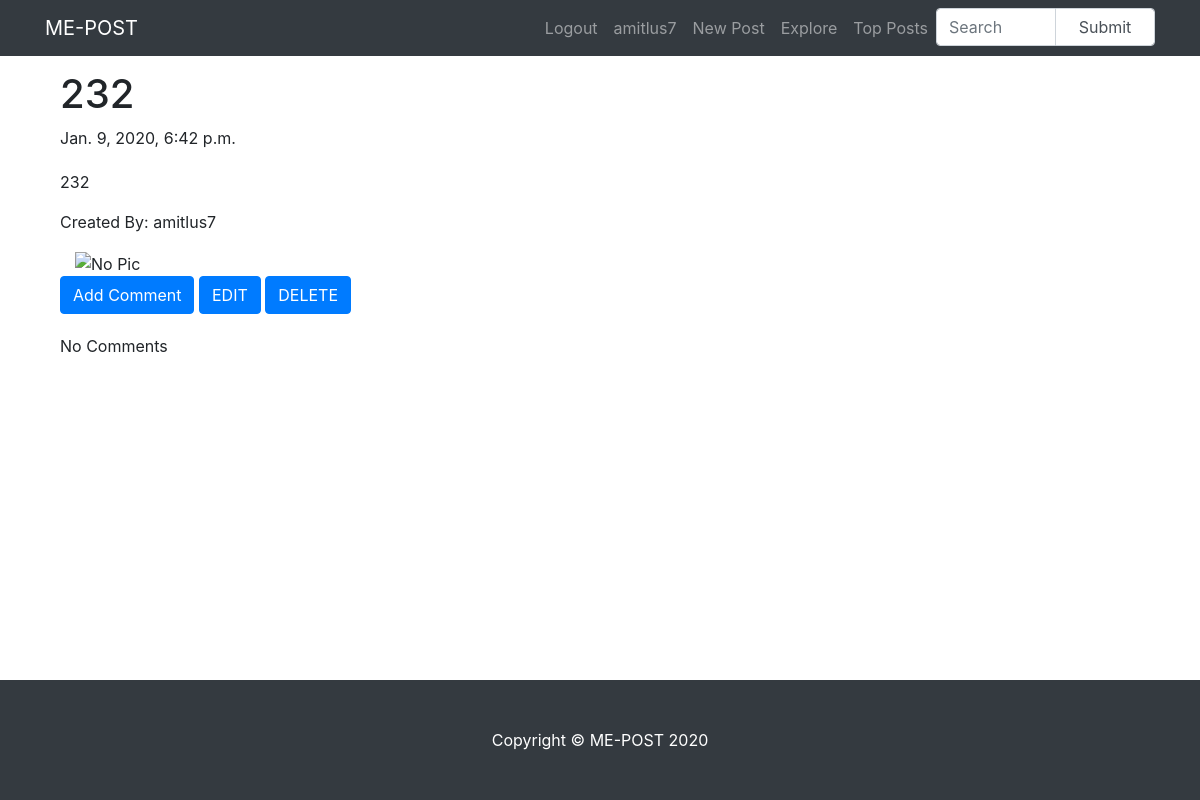
The app's page /post/8/ (signed in), older data.
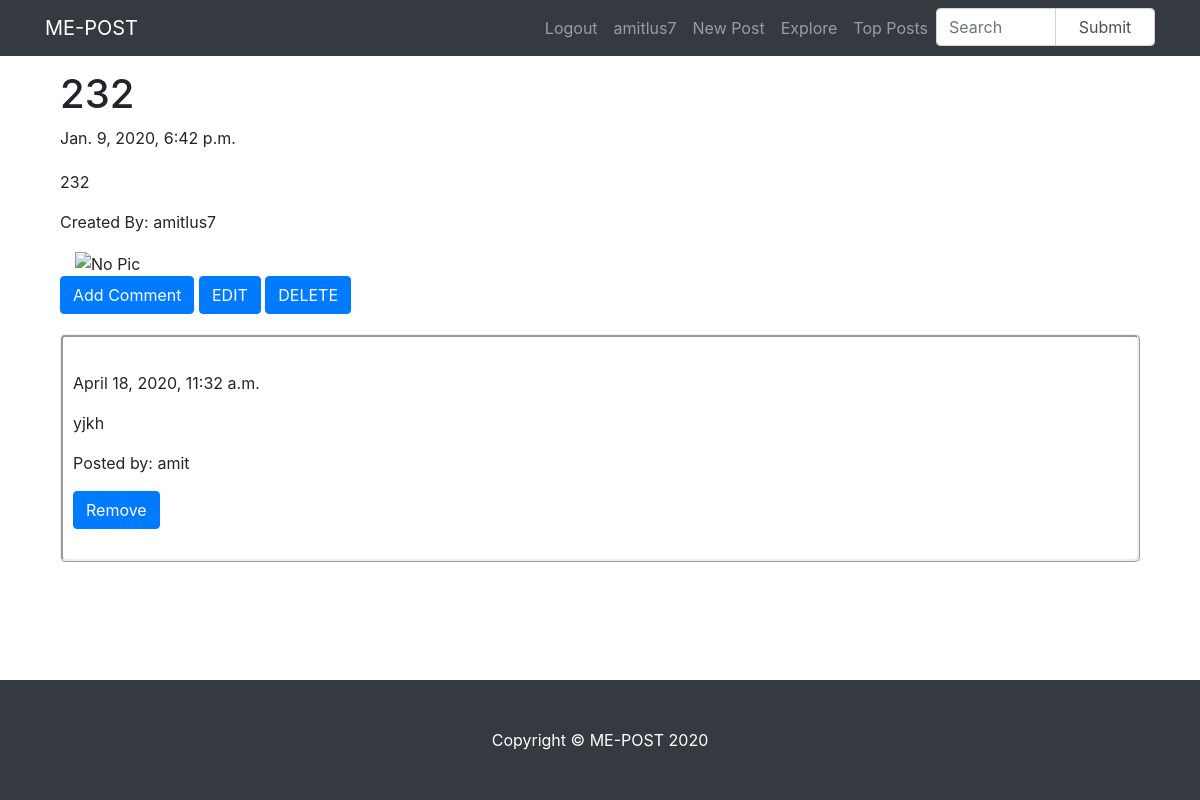
The same page, newer data.
### TheApp/models.py (models this page shows, shortened)
class Comment(models.Model):
    post = models.ForeignKey(Post, related_name='comments', on_delete = models.CASCADE)
    author = models.CharField(max_length=200)
    text = models.TextField()
    create_date = models.DateTimeField(default=timezone.now)
    approved_comment = models.BooleanField(default=False)# הסיבה שלא מחקתי את השדה הזה היא כי אני לא רוצה להרוס את כל הקוד כי הבסיס נתונים כבר נוצר

### TheApp/views.py (the view)
# urls.py: path('post/<int:pk>/', views.PostDetailView.as_view(), name='post_detail'),
class PostDetailView(LoginRequiredMixin, DetailView):
    model = Post
    def get_context_data(self, **kwargs):
        context = super(DetailView, self).get_context_data(**kwargs)
        obj = self.get_object()
        obj.post_views = obj.post_views + 1
        obj.save()
        return context

### templates/TheApp/post_detail.html
{% extends "TheApp/base.html" %}
{% load static %}
{% block body_block %}
<div class="container" style="margin-top:70px; margin-bottom:20px;">
  <h1>{{post.title}}</h1>
<div style="margin-bottom:20px;">{{ post.create_date }}</div>
<p>{{ post.text }}</p>
<p>Created By: {{ post.author }}</p>
<div class="container">
  <img style="height: 7px;
    width: 10px;" src="{{ post.userprofileinfo_set.profile_pic.url }}" alt="No Pic">
</div>
{% if user.is_authenticated %}
  <a class='btn btn-primary btn-comment' href="{% url 'TheApp:add_comment_to_post' pk=post.pk %}">Add Comment</a>
  {% if user == post.author %}
    <a class='btn btn-primary' href="{% url 'TheApp:post_edit' pk=post.pk %}">EDIT</a>
    <a class='btn btn-primary' href="{% url 'TheApp:post_remove' pk=post.pk %}">DELETE</a>
  {% endif %}
{% endif %}
</div>
<div class="container" style="margin-bottom:150px;">
  {% for comment in post.comments.all %}
  <div class="Misgeret" style= "margin-bottom:20px;">
  <br>
  {{comment.create_date}}
  <p>{{comment.text|linebreaks}}</p>
  <p>Posted by: {{comment.author}}</p>
  {% if user.is_authenticated %}
    {% if user.username == comment.author or user == post.author %}
    <a style="margin-bottom:20px;" class='btn btn-primary' href="{% url 'TheApp:comment_remove' pk=comment.pk %}">Remove</a>
  {% endif %}
  </div>
{% endif %}
  {% empty %}
  <p>No Comments</p>
  {% endfor %}
</div>
{% endblock %}

Row changes from the older to the newer data that the page shows:
added Comment: create_date "April 18, 2020, 11:32 a.m.", text "yjkh", author "amit", shows "Remove"
Text that changed along with them:
text no longer shown: "No Comments"
